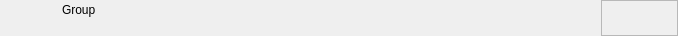
<?xml version="1.0" encoding="UTF-8"?>
<ui version="4.0">
 <class>RundownGroupWidget</class>
 <widget class="QWidget" name="RundownGroupWidget">
  <property name="geometry">
   <rect>
    <x>0</x>
    <y>0</y>
    <width>678</width>
    <height>36</height>
   </rect>
  </property>
  <layout class="QHBoxLayout" name="horizontalLayout">
   <property name="spacing">
    <number>0</number>
   </property>
   <property name="margin">
    <number>0</number>
   </property>
   <item>
    <widget class="QFrame" name="frameItem">
     <property name="sizePolicy">
      <sizepolicy hsizetype="Preferred" vsizetype="Fixed">
       <horstretch>0</horstretch>
       <verstretch>0</verstretch>
      </sizepolicy>
     </property>
     <property name="minimumSize">
      <size>
       <width>0</width>
       <height>36</height>
      </size>
     </property>
     <widget class="QLabel" name="labelThumbnail">
      <property name="geometry">
       <rect>
        <x>22</x>
        <y>2</y>
        <width>32</width>
        <height>32</height>
       </rect>
      </property>
      <property name="text">
       <string/>
      </property>
      <property name="pixmap">
       <pixmap resource="../Resource.qrc">:/Graphics/Images/Group.png</pixmap>
      </property>
      <property name="scaledContents">
       <bool>true</bool>
      </property>
     </widget>
     <widget class="QLabel" name="labelLabel">
      <property name="geometry">
       <rect>
        <x>62</x>
        <y>2</y>
        <width>271</width>
        <height>16</height>
       </rect>
      </property>
      <property name="text">
       <string>Group</string>
      </property>
     </widget>
     <widget class="QLabel" name="labelColor">
      <property name="geometry">
       <rect>
        <x>0</x>
        <y>0</y>
        <width>18</width>
        <height>36</height>
       </rect>
      </property>
      <property name="text">
       <string/>
      </property>
     </widget>
     <widget class="QLabel" name="labelGroupColor">
      <property name="geometry">
       <rect>
        <x>17</x>
        <y>34</y>
        <width>54</width>
        <height>2</height>
       </rect>
      </property>
      <property name="text">
       <string/>
      </property>
     </widget>
     <widget class="QLabel" name="labelNoteField">
      <property name="geometry">
       <rect>
        <x>360</x>
        <y>1</y>
        <width>271</width>
        <height>35</height>
       </rect>
      </property>
      <property name="text">
       <string/>
      </property>
      <property name="textFormat">
       <enum>Qt::PlainText</enum>
      </property>
      <property name="alignment">
       <set>Qt::AlignLeading|Qt::AlignLeft|Qt::AlignTop</set>
      </property>
      <property name="wordWrap">
       <bool>true</bool>
      </property>
      <property name="margin">
       <number>0</number>
      </property>
     </widget>
    </widget>
   </item>
   <item>
    <widget class="QFrame" name="frameStatus">
     <property name="minimumSize">
      <size>
       <width>77</width>
       <height>0</height>
      </size>
     </property>
     <property name="maximumSize">
      <size>
       <width>77</width>
       <height>16777215</height>
      </size>
     </property>
     <property name="frameShape">
      <enum>QFrame::StyledPanel</enum>
     </property>
     <property name="frameShadow">
      <enum>QFrame::Raised</enum>
     </property>
     <widget class="QLabel" name="labelGpiConnected">
      <property name="geometry">
       <rect>
        <x>1</x>
        <y>2</y>
        <width>32</width>
        <height>32</height>
       </rect>
      </property>
      <property name="minimumSize">
       <size>
        <width>32</width>
        <height>32</height>
       </size>
      </property>
      <property name="maximumSize">
       <size>
        <width>32</width>
        <height>32</height>
       </size>
      </property>
      <property name="lineWidth">
       <number>0</number>
      </property>
      <property name="text">
       <string/>
      </property>
      <property name="pixmap">
       <pixmap resource="../Resource.qrc">:/Graphics/Images/GpiConnected.png</pixmap>
      </property>
      <property name="scaledContents">
       <bool>true</bool>
      </property>
     </widget>
     <widget class="QLabel" name="labelActiveColor">
      <property name="geometry">
       <rect>
        <x>69</x>
        <y>0</y>
        <width>8</width>
        <height>36</height>
       </rect>
      </property>
      <property name="minimumSize">
       <size>
        <width>8</width>
        <height>36</height>
       </size>
      </property>
      <property name="maximumSize">
       <size>
        <width>8</width>
        <height>36</height>
       </size>
      </property>
      <property name="text">
       <string/>
      </property>
     </widget>
     <widget class="QLabel" name="labelAutoStep">
      <property name="geometry">
       <rect>
        <x>33</x>
        <y>2</y>
        <width>32</width>
        <height>32</height>
       </rect>
      </property>
      <property name="minimumSize">
       <size>
        <width>32</width>
        <height>32</height>
       </size>
      </property>
      <property name="maximumSize">
       <size>
        <width>32</width>
        <height>32</height>
       </size>
      </property>
      <property name="lineWidth">
       <number>0</number>
      </property>
      <property name="text">
       <string/>
      </property>
      <property name="pixmap">
       <pixmap resource="../Resource.qrc">:/Graphics/Images/AutoStep.png</pixmap>
      </property>
      <property name="scaledContents">
       <bool>true</bool>
      </property>
      <property name="margin">
       <number>0</number>
      </property>
     </widget>
    </widget>
   </item>
  </layout>
 </widget>
 <resources>
  <include location="../Resource.qrc"/>
 </resources>
 <connections/>
 <slots>
  <slot>addToCombo()</slot>
 </slots>
</ui>
